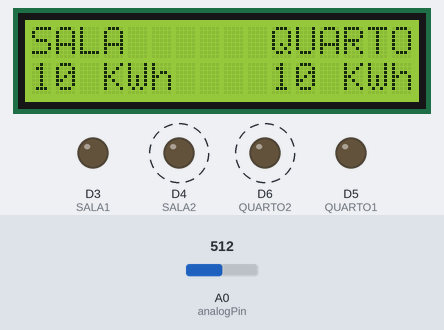
A sketch run on a simulated ESP8266 (NodeMCU). Parts: 16×2 character LCD, output pins drawn as LEDs (lit = HIGH). Dashed ring = blinking. Inputs (shaded band) come from the test bench; at power-on: A0 (analogPin) = 512. What the sketch prints to the serial monitor is not drawn.

Above: at 1.7 s.
1.8 s: A0 (analogPin) set to 716
At 2.8 s:
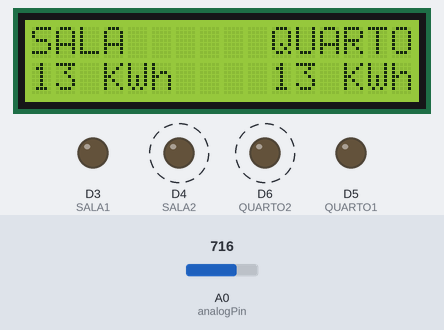
4.5 s: A0 (analogPin) set to 900
At 5.7 s:
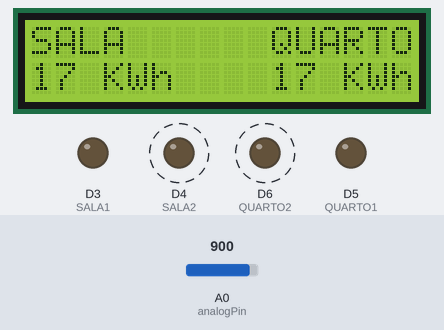
6.6 s: A0 (analogPin) set to 1023
At 10.8 s:
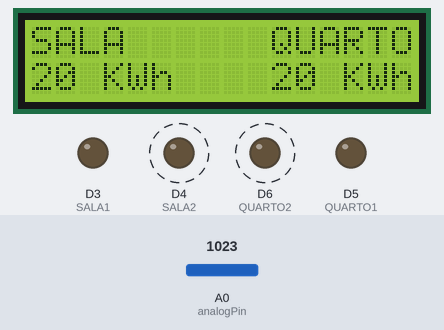
Timing chart, 0 to 14.6 s (numbered marks = the images above; inputs shaded):
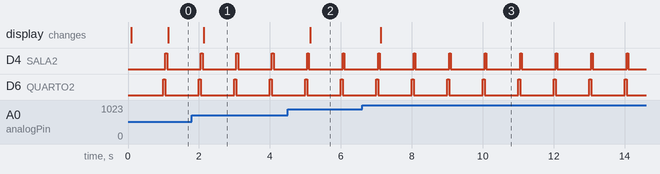

Measured:
- after the input at 1.8 s, the display: changes after 0.33 s (image 1)
- after the input at 4.5 s, the display: changes after 0.63 s (image 2)
- after the input at 6.6 s, the display: changes after 0.53 s (image 3)
- by itself, D4 (SALA2), D6 (QUARTO2): alternates HIGH for 0.05 s and LOW for 0.95 s

The sketch:

codigo_arduino.ino
```cpp
#include <Wire.h>
#include <LiquidCrystal_I2C.h>

LiquidCrystal_I2C lcd(0x27, 16, 2);  // Endereço do display I2C (pode variar)

const uint8_t analogPin = A0;
const uint8_t intervalo_leitura = 1;  // Intervalo de amostragem em segundos (1 segundo)
const uint16_t intervalo_gravacao = 1 * 10;  // Intervalo de gravação em segundos (1 minutos)

uint32_t ultima_leitura = 0;
uint32_t valor_total_quarto = 0;
uint32_t valor_total_sala = 0;
uint16_t contador_leitura = 0;

void setup() {
  Serial.begin(9600);
  delay(10);

  pinMode(D3, OUTPUT); // SALA1
  pinMode(D4, OUTPUT); // SALA2

  pinMode(D5, OUTPUT); // QUARTO1
  pinMode(D6, OUTPUT); // QUARTO2

  digitalWrite(D3, LOW); // SALA1
  digitalWrite(D4, LOW); // SALA2

  digitalWrite(D5, LOW); // QUARTO1
  digitalWrite(D6, LOW); // QUARTO2

  lcd.init();                      // Inicializa o display
  lcd.backlight();                 // Liga o backlight

  lcd.setCursor(0, 0);
  lcd.print("SALA      QUARTO");

  delay(10);
}

void loop() {
  uint32_t tempo_atual = millis();

  if (tempo_atual - ultima_leitura >= (intervalo_leitura*1000)) {
    digitalWrite(D6, HIGH); // QUARTO2
    delay(50);
    int quarto = analogRead(analogPin);
    valor_total_quarto += quarto;

    digitalWrite(D6, LOW); // QUARTO2

    digitalWrite(D4, HIGH); // SALA2
    delay(50);
    int sala = analogRead(analogPin);
    valor_total_sala += sala;

    digitalWrite(D4, LOW); // SALA2

    contador_leitura++;
    lcd.setCursor(0, 1);
    lcd.print("                "); // Limpa a linha
    lcd.setCursor(0, 1);
    lcd.print(String(sala * 20/1023) + " KWh    " + String(quarto * 20/1023) + " KWh");
    ultima_leitura = tempo_atual;
  }

  if (contador_leitura >= (intervalo_gravacao / (intervalo_leitura))) {
      Serial.println("Quarto " + String((valor_total_quarto / contador_leitura) * 20/1023) + " KWh");
      delay(100);
      Serial.println("Sala   " + String((valor_total_sala / contador_leitura) * 20/1023) + " KWh");
      // Reinicializa as variáveis para a próxima hora
      valor_total_quarto = 0;
      valor_total_sala = 0;
      contador_leitura = 0;
  }
}
```
